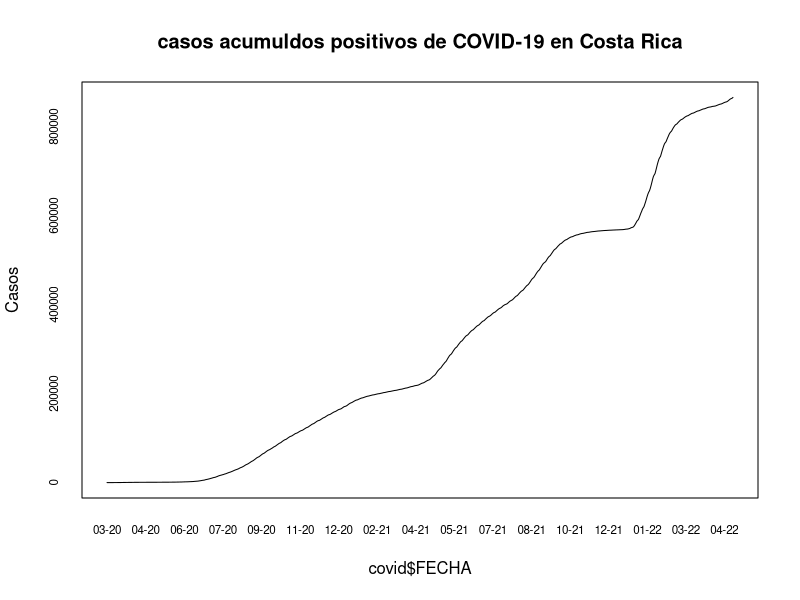
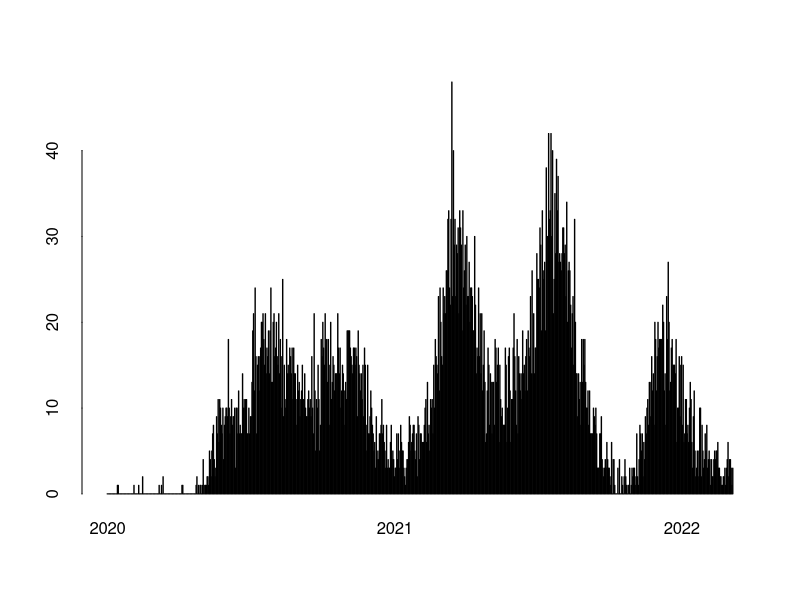
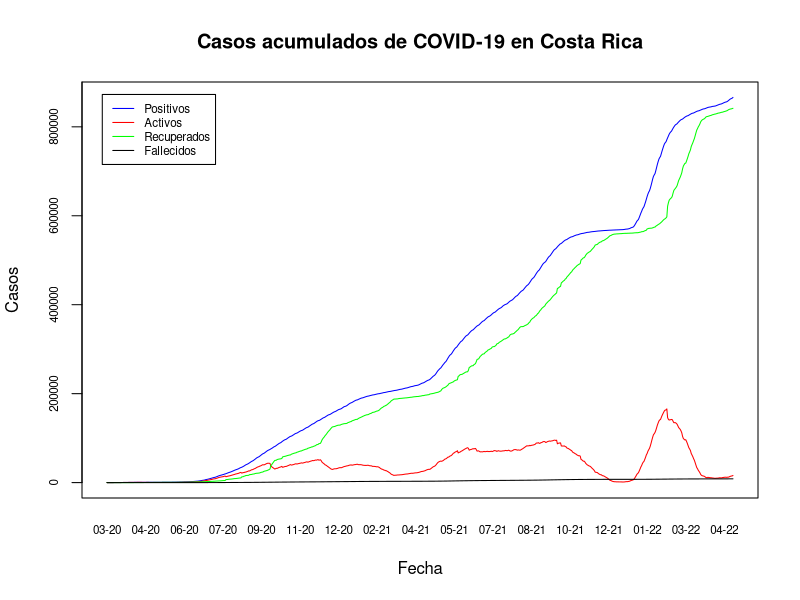
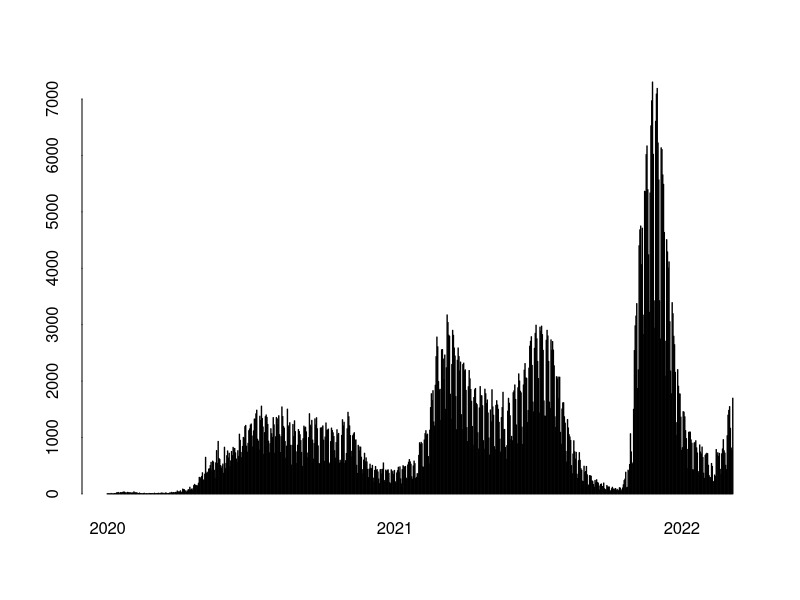
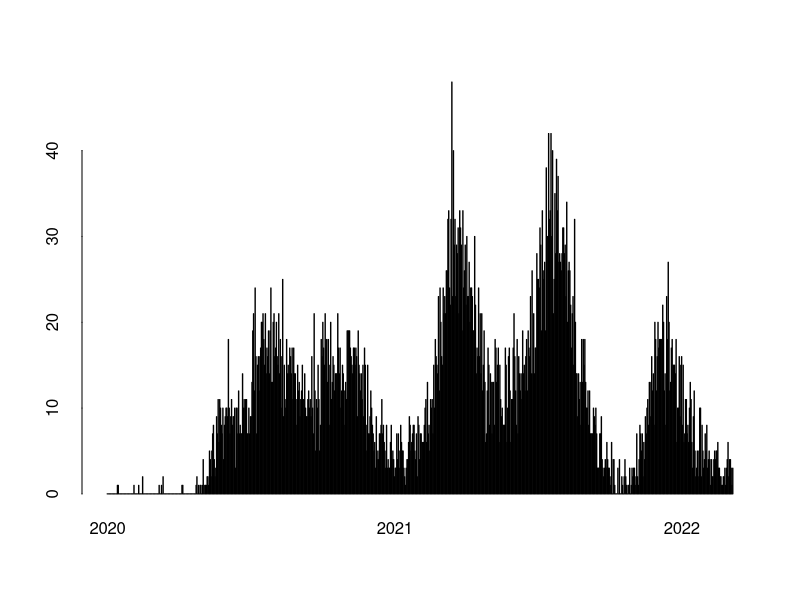

Generate these figures, in order, with R:
## ---- chunk 1
knitr::opts_chunk$set(echo = TRUE)
## ---- chunk 2
covid <- read.csv(file= "05_10_22_CSV_GENERAL.csv", sep= ";")
## ---- chunk 3
options(scipen = 7)
## ---- chunk 4
covid$FECHA <- as.Date(covid$FECHA, format = "%d/%m/%Y")
## ---- chunk 5
plot(
  covid$FECHA,
  covid$positivos,
  type = "l",
  xaxt = "n",
  yaxt = "n",
  main = "casos acumuldos positivos de COVID-19 en Costa Rica",
  xlb = "Fecha",
  ylab = "Casos"
)

# Formato del eje x
axis(
  side = 1,
  covid$FECHA,
  tick = FALSE,
  format(covid$FECHA, "%m-%y"),
  cex.axis = .7
)

# Formato del eje y
axis(
  side = 2,
  covid$fallecidos,
  labels = TRUE,  
  at = seq(0,1000000, by = 200000),
  cex.axis = .7
)
## ---- chunk 6
# Gráfico de barras
barplot(
  height=covid$nue_falleci,
  names.arg=format(covid$FECHA, "%Y"),
  ann = FALSE, 
  bty = "n", 
  tck = 0, 
  xaxt = "n",
  space = 1,
  main="Casos fallecidos por día",
  xlab = "Fecha",
  ylab = "Casos fallecidos",
  col = "black"
)
# Fechas minima y máxima
x_min <- min(covid$FECHA)
x_max <- max(covid$FECHA)
# Formato del eje X
axis(
  side = 1,
  at = match(seq(as.Date(x_min), x_max, "years"), covid$FECHA) * (1 + 1),
  labels = format(seq(as.Date(x_min), x_max, "years"), "%Y"),
  lwd = 0)
## ---- chunk 7
# Gráfico de líneas de casos activos
plot(
  covid$FECHA,
  covid$positivos,
  type = "l",
  xaxt = "n",
  yaxt = "n",
  main = "Casos acumulados de COVID-19 en Costa Rica",
  xlab = "Fecha",
  ylab = "Casos",
  col = "blue"
)

# Casos activos
lines(covid$FECHA, covid$activos, col="red")

# Casos recuperados
lines(covid$FECHA, covid$RECUPERADOS, col="green")

# Casos fallecidos
lines(covid$FECHA, covid$fallecidos, col="black")

# Leyenda
legend(
  x = "topleft",
  inset = 0.03,
  legend = c("Positivos", "Activos", "Recuperados", "Fallecidos"),
  col = c("blue", "red", "green", "black"),
  lty = 1,
  cex = 0.7)

# Formato del eje X
axis(side = 1,
     covid$FECHA,
     tick = FALSE,
     format(covid$FECHA, "%m-%y"),
     cex.axis = .7)

# Formato del eje Y
axis(
  side = 2,
  covid$positivos,
  labels = TRUE,  
  at = seq(0, 1000000, by = 200000),
  cex.axis = .7
)
## ---- chunk 8
# Gráfico de barras
barplot(
  height=covid$nue_posi,
  names.arg=format(covid$FECHA, "%Y"),
  ann = FALSE, 
  bty = "n", 
  tck = 0, 
  xaxt = "n",
  space = 1,
  main="Casos positivos por día",
  xlab = "Fecha",
  ylab = "Casos positivos",
  col = "blue"
)

# Fechas minima y máxima
x_min <- min(covid$FECHA)
x_max <- max(covid$FECHA)

# Formato del eje X
axis(
  side = 1,
  at = match(seq(as.Date(x_min), x_max, "years"), covid$FECHA) * (1 + 1),
  labels = format(seq(as.Date(x_min), x_max, "years"), "%Y"),
  lwd = 0)
## ---- chunk 9
# Gráfico de barras
barplot(
  height=covid$nue_falleci,
  names.arg=format(covid$FECHA, "%Y"),
  ann = FALSE, 
  bty = "n", 
  tck = 0, 
  xaxt = "n",
  space = 1,
  main="Casos fallecidos por día",
  xlab = "Fecha",
  ylab = "Casos fallecidos",
  col = "black"
)

# Fechas minima y máxima
x_min <- min(covid$FECHA)
x_max <- max(covid$FECHA)

# Formato del eje X
axis(
  side = 1,
  at = match(seq(as.Date(x_min), x_max, "years"), covid$FECHA) * (1 + 1),
  labels = format(seq(as.Date(x_min), x_max, "years"), "%Y"),
  lwd = 0)
